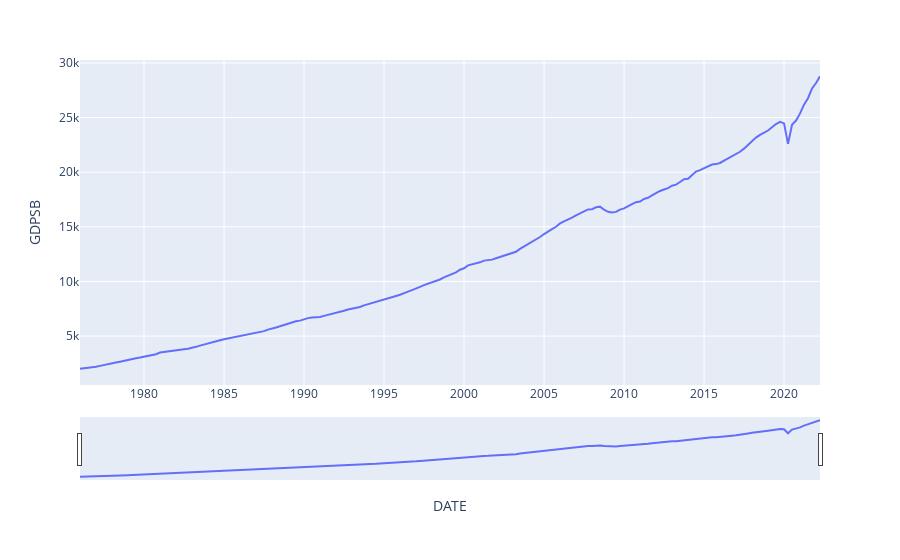

The cell this chart's notebook holds for it:
### Code cell
# Plot of Gross Domestic Product (Nominal, Based on Spending) between the years of 01-01-1976 - 08-01-2022.
plt.figure(figsize=(15,10))

plt.plot(GDP.DATE, GDP.GDPSB, 'red', label='Nominal Gross Domestic Product Spending Based')

plt.title('Nominal Gross Domestic Product (in Billions of Dollars) between 01-01-1976 - 04-01-2022')
plt.ylabel('Billions of Dollars (add 000,000,000 to each value)')
plt.xlabel('Year')
plt.yticks([1000, 5000, 10000, 15000, 20000, 25000, 30000])
plt.grid(True, color='k', linestyle=':')
plt.legend(loc=2)

plt.show()

# Using plotly.js for interactive scrolling of graph
fig = px.line(GDP, x = 'DATE', y = 'GDPSB')
fig.update_xaxes(rangeslider_visible = True)
fig.show()

### Figure 1 — Plotly figure (JSON) as saved in the notebook; plotly's stock layout.template omitted (floating-point values rounded to 4 significant figures; data arrays with more than 128 entries replaced by an {"elided": "..."} marker saying what was removed)
{"data": [{"hovertemplate": "DATE=%{x}<br>GDPSB=%{y}<extra></extra>", "legendgroup": "", "line": {"color": "#636efa", "dash": "solid"}, "marker": {"symbol": "circle"}, "mode": "lines", "name": "", "orientation": "v", "showlegend": false, "type": "scatter", "x": {"elided": "186 str values"}, "xaxis": "x", "y": {"elided": "186 float values"}, "yaxis": "y"}], "layout": {"legend": {"tracegroupgap": 0}, "margin": {"t": 60}, "xaxis": {"anchor": "y", "domain": [0, 1], "rangeslider": {"visible": true}, "title": {"text": "DATE"}}, "yaxis": {"anchor": "x", "domain": [0, 1], "title": {"text": "GDPSB"}}}}
